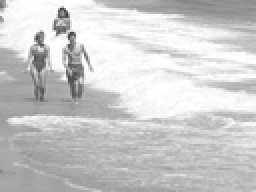
%> input picture contrast2_spmd/surfsup.tif, 128 x 96 px, shrunk from 640 x 480 before the run (shown 2 times larger)
$ octave contrast_batch_ithaca.m   (GNU Octave 9; MATLAB toolbox functions it lacks are replaced by stand-ins)
%> lines starting %> are read from the running program, lines starting %| are printed output that depends on the picture
### contrast_spmd/contrast_enhance.m
function y = contrast_enhance ( x )

%*****************************************************************************80
%
%% CONTRAST_ENHANCE applies contrast enhancement to a pixel.
%
%  Discussion:
%
%    This function accepts an array representing a pixel
%    neighborhood, and computes a value for the center pixel according to
%    a contrast enhancement algorithm.
%
%  Licensing:
%
%    This code is distributed under the GNU LGPL license.
%
%  Modified:
%
%    25 December 2010
%
%  Author:
%
%    John Burkardt
%
%  Parameters:
%
%    Input, uint8 X(N,N), the pixel values.
%
%    Output, double Y, the new value to be assigned to the pixel
%    at X((N+1)/2,(N+1)/2) for enhanced contrast.
%

%
%  Convert image data from UINT8 to DOUBLE.
%
  x = double ( x );
%
%  Get the size of the array.
%
  n = size ( x, 1 );
%
%  Calculate the average value.
%
  x_average = sum ( sum ( x(:,:) ) ) / n / n;
%
%  The constant S should be chosen to be greater than 1;
%
  s = 3.0;
%
%  Compute the new value for the center pixel.
%
  y = ( 1.0 - s ) * x_average + s * x((n+1)/2,(n+1)/2);

  return
end

### contrast_spmd/contrast_batch_ithaca.m
%% CONTRAST_BATCH_ITHACA uses the BATCH command to run the CONTRAST code on the Ithaca cluster.
%
%  Licensing:
%
%    This code is distributed under the GNU LGPL license.
%
%  Modified:
%
%    01 April 2010
%
%  Author:
%
%    John Burkardt
%
  clear

  fprintf ( 1, '\n' );
  fprintf ( 1, 'CONTRAST_BATCH_ITHACA\n' );
  fprintf ( 1, '  Run CONTRAST_SCRIPT on Ithaca.\n' );
%
%  Read a black and white image and filter it locally.
%
  x = imread ( 'surfsup.tif' );
%> x is the input picture: size 96x128 uint8; min 65, max 255, mean 203.7
  xf = nlfilter ( x, [3,3], @contrast_enhance );
%> in contrast_enhance, `x = double ( x );`: x = [1 1 1; 1 1 1; 1 1 1]
%> in contrast_enhance, `x_average = sum ( sum ( x(:,:) ) ) / n / n;`: x_average = 1
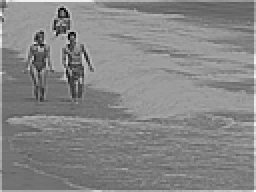
%> xf: size 96x128 double (shown 2 times larger); min -69.78, max 456.2, mean 208.1; drawn with min black and max white
  xf = uint8 ( xf );
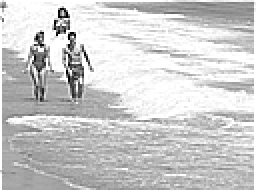
%> xf: size 96x128 uint8 (shown 2 times larger); min 0, max 255, mean 204.7
%
%  Set the number of workers.
%
  n = 4;
%
%  BATCH sends the script for execution.
%
%> (the run ends here)
